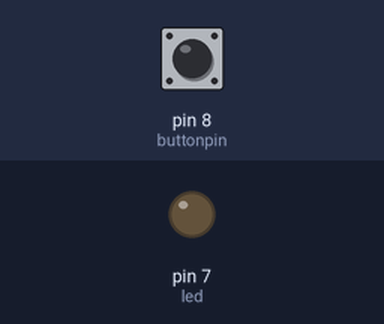
Recording of a sketch running on a simulated Arduino Uno, built with avr-gcc and run on an emulated ATmega328P. Shown: output pins drawn as LEDs (lit = HIGH). The inputs (shaded band) are chosen by the test bench; at power-on: pin 8 (buttonpin) LOW.

Above: at 2.8 s.
2.9 s: pin 8 (buttonpin) pulled HIGH for 1.2 s
At 4.0 s:
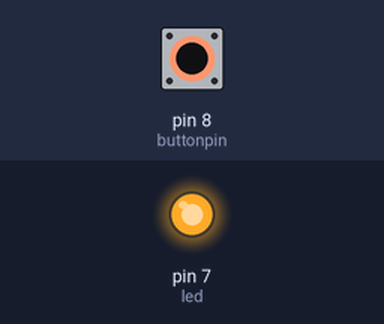
6.5 s: pin 8 (buttonpin) pulled HIGH for 3.2 s
At 10.5 s:
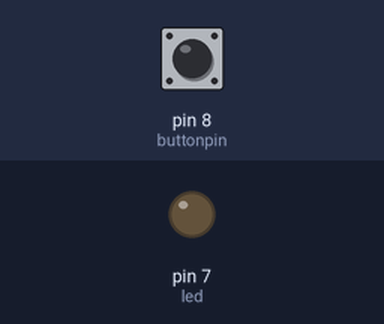
Timing chart, 0 to 12.0 s (numbered marks = the images above; inputs shaded):
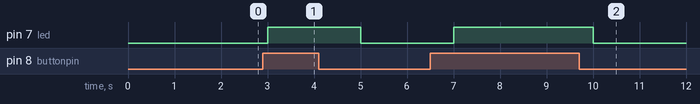

The sketch:

blink_led_switch_1.ino
```cpp
int led=7;
int buttonpin=8;
int buttonstate=0;
void setup()
{
 pinMode(buttonpin, INPUT);
  pinMode(led, OUTPUT);
}

void loop()
{
  buttonstate=digitalRead(buttonpin);
    if(buttonstate==HIGH)
 {
  digitalWrite(led, HIGH);
  delay(1000);
 }
 else
{
   digitalWrite(led, LOW);
  delay(1000);
 }
}
```

Measured:
- after the input at 2.9 s, pin 7 (led): LOW → HIGH after 0.10 s, → LOW 2.0 s later
- after the input at 6.5 s, pin 7 (led): LOW → HIGH after 0.50 s, → LOW 3.0 s later
